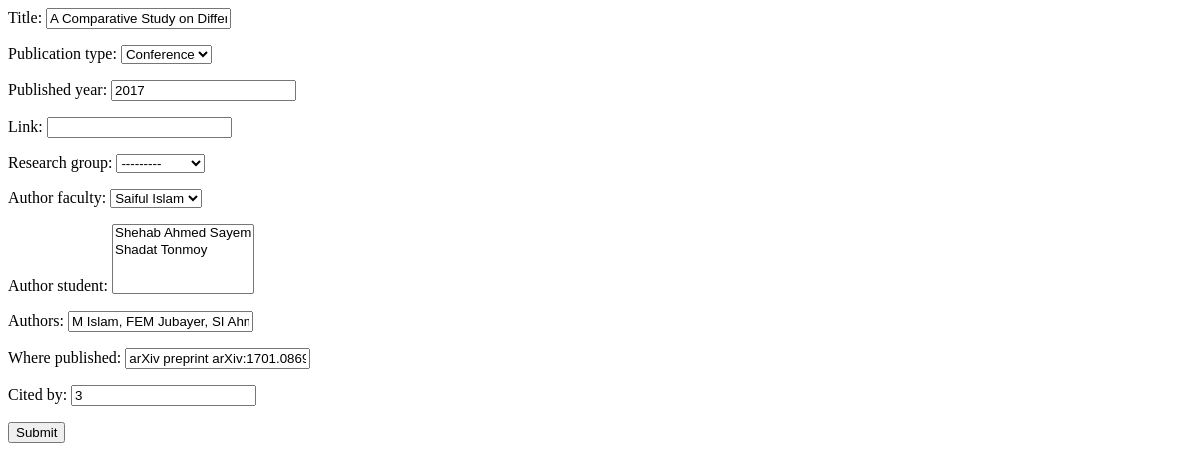
Before: /people/faculty/edit_publication/204 (signed in) with the older database file.
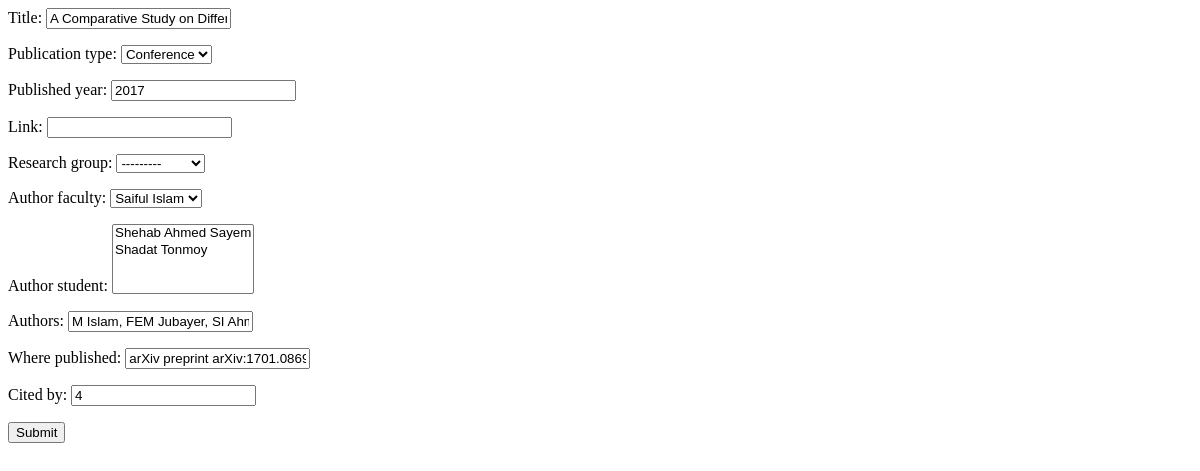
After: the same page with the newer database file.
### research/models.py (models this page shows, shortened)
class Publication(models.Model):
    title = models.CharField(max_length=500)
    publication_type = models.ForeignKey(PublicationType, on_delete=models.CASCADE,default=2)
    published_year = models.CharField(blank=True, null=True, max_length=10)
    link = models.URLField(blank=True, null=True)
    research_group = models.ForeignKey(ResearchGroup, blank=True, null=True, on_delete=models.SET_NULL)
    author_faculty = models.ForeignKey(Faculty, null=True, on_delete=models.SET_NULL)
    author_student = models.ManyToManyField(Student, blank=True, related_name="students")
    authors = models.CharField(blank=True, null=True, max_length=1000)
    where_published = models.CharField(blank=True, null=True, max_length=500)
    cited_by = models.IntegerField()

### people/views.py (the view)
# urls.py: path('faculty/edit_publication/<int:publication_id>', views.edit_publication, name='edit_publication'),
@login_required
@faculty_required
@transaction.atomic
def edit_publication(request, publication_id):
    publication = get_object_or_404(Publication, pk=publication_id)
    if request.method == 'POST':
        publication_form = PublicationEditForm(request.POST, instance=publication)
        if publication_form.is_valid():
            publication_form.save()
            return redirect('faculty_publications', request.user.id)
        else:
            pass
    else:
        publication_form = PublicationEditForm(instance=publication)
    return render(request, 'people/faculty-publication-edit.html', {
        'publication_form': publication_form,
    })

### people/forms.py
class PublicationEditForm(forms.ModelForm):
    class Meta:
        model = Publication
        fields = '__all__'

### people/models.py (called while the page is built)
    def __str__(self):
        return self.name

    def __str__(self):
        return self.name

### research/models.py (called while the page is built)
    def __str__(self):
        return self.name

    def __str__(self):
        return self.name

### templates/people/faculty-publication-edit.html (shortened to what this page needs)
{% if user.is_authenticated %}
    <form method="post" action="">
        {{ publication_form.as_p }}
        <input type="submit" value="Submit" />
    </form>
{% else %}
    <p>You have nothing to do here</p>
{% endif %}

Changed rows visible on the page:
changed Publication "Conference": cited_by "3" → "4"
